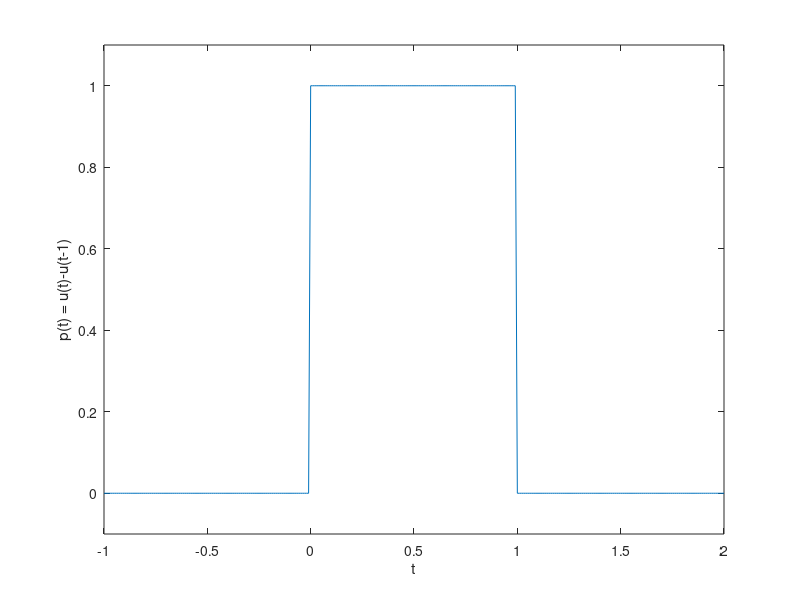
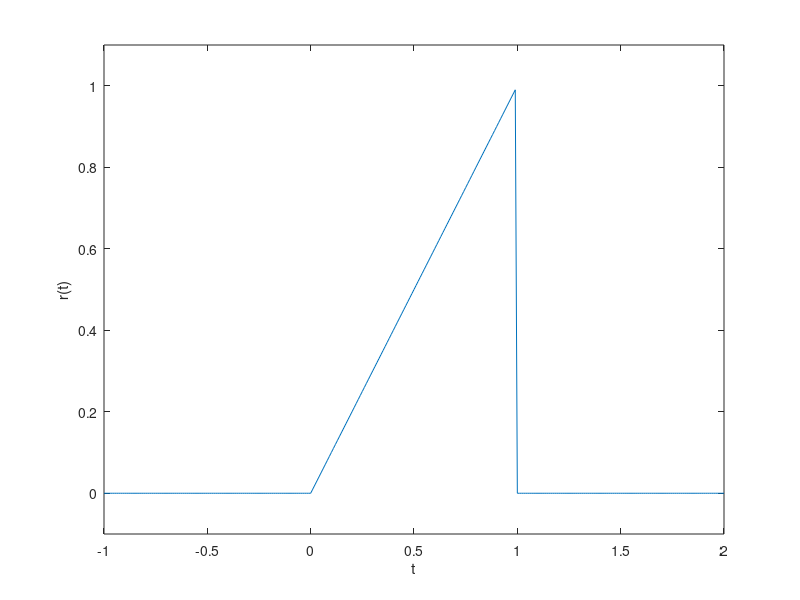
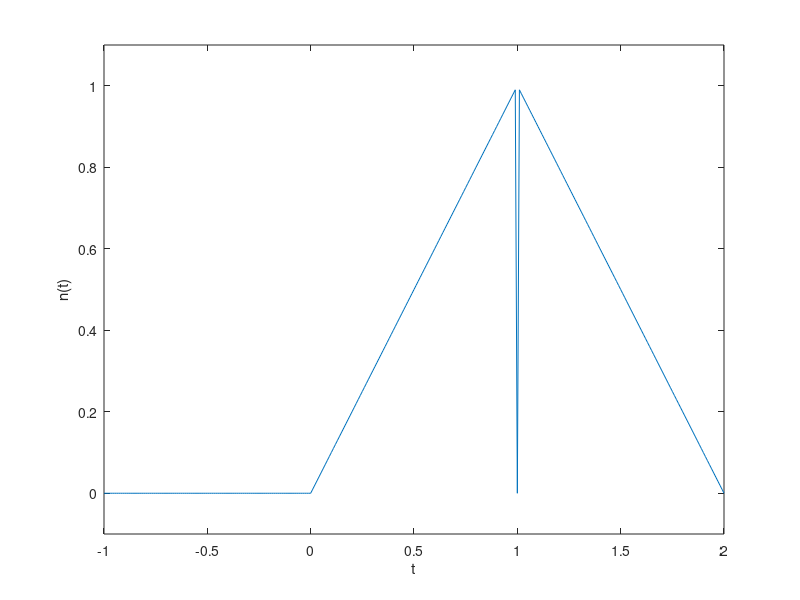
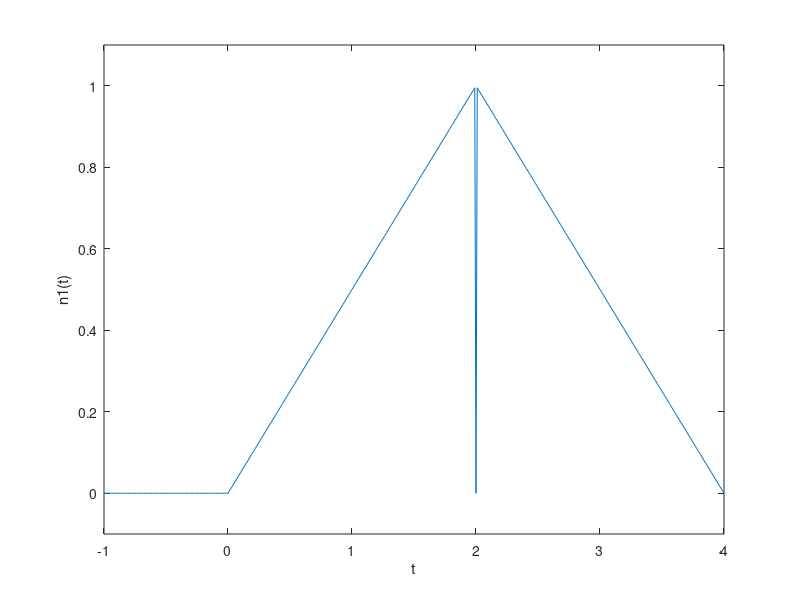

These figures' MATLAB source, in order:

% Problem B: Time Shift and Scaling

% Problem B1
t = (-1:0.01:2); 
p = @(t) 1.0.*((t>=0)&(t<1));

figure('Name','Figure B1','NumberTitle','off');
plot(t,p(t));
xlabel('t'); 
ylabel('p(t) = u(t)-u(t-1)');
axis([-1 2 -.1 1.1]);

% Problem B2
r = @(t) t.*p(t);

figure('Name','Figure B2a','NumberTitle','off');
plot(t,r(t));
xlabel('t'); 
ylabel('r(t)');
axis([-1 2 -.1 1.1]);

n = @(t) r(t)+r(-t+2);

figure('Name','Figure B2b','NumberTitle','off');
plot(t,n(t));
xlabel('t'); 
ylabel('n(t)');
axis([-1 2 -.1 1.1]);

% Problem B3
t = (-4:0.01:4); 
n1 = @(t) n(.5*t);


figure('Name','Figure B3a','NumberTitle','off');
plot(t,n1(t));
xlabel('t'); 
ylabel('n1(t)');
axis([-1 4 -.1 1.1]);

n2 = @(t) n1(t+.5);

figure('Name','Figure B3b','NumberTitle','off');
plot(t,n2(t));
xlabel('t'); 
ylabel('n2(t)');
axis([-1 4 -.1 1.1]);

% Problem B4
n3 = @(t) n(t+.25);

figure('Name','Figure B4a','NumberTitle','off');
plot(t,n3(t));
xlabel('t'); 
ylabel('n3(t)');
axis([-1 4 -.1 1.1]);

n4 = @(t) n3(t*.5);

figure('Name','Figure B4b','NumberTitle','off');
plot(t,n4(t));
xlabel('t'); 
ylabel('n4(t)');
axis([-1 4 -.1 1.1]);

% Problem B5
%n1 and n2 produce the same graph, despite the differnet order and
%magnitude of operations preformed


